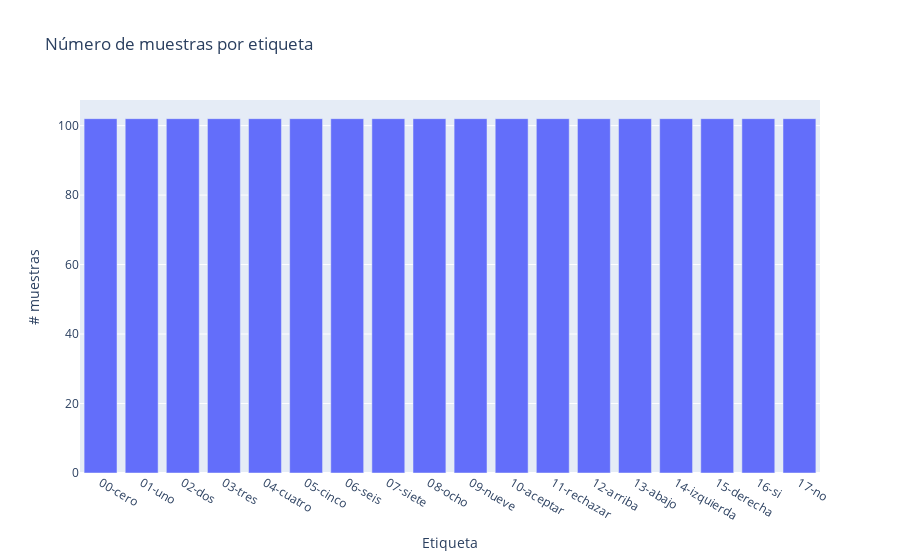

This figure's notebook cell:
### Markdown cell above
Por último, una vez tenemos estandarizados todos los audios, mostramos gráficamente un resumen de los datos que disponemos para el transfer learning.

### Code cell
data_df = pd.DataFrame(columns=["num_samples", "label"])
for etiqueta in etiquetas:
    waves = [i for i in os.listdir(os.path.join(MODIFIED_TL_PATH, etiqueta)) if i.endswith(".wav")]
    data_df = data_df.append({"num_samples": len(waves), "label": etiqueta}, ignore_index = True)

# Plot
fig = px.bar(data_df, x="label", y="num_samples", labels={"label": "Etiqueta", "num_samples": "# muestras"}, title="Número de muestras por etiqueta")
fig.show()

### Figure 1 — Plotly figure (JSON) as saved in the notebook; plotly's stock layout.template omitted (floating-point values rounded to 4 significant figures)
{"data": [{"alignmentgroup": "True", "hovertemplate": "Etiqueta=%{x}<br># muestras=%{y}<extra></extra>", "legendgroup": "", "marker": {"color": "#636efa", "pattern": {"shape": ""}}, "name": "", "offsetgroup": "", "orientation": "v", "showlegend": false, "textposition": "auto", "type": "bar", "x": ["00-cero", "01-uno", "02-dos", "03-tres", "04-cuatro", "05-cinco", "06-seis", "07-siete", "08-ocho", "09-nueve", "10-aceptar", "11-rechazar", "12-arriba", "13-abajo", "14-izquierda", "15-derecha", "16-si", "17-no"], "xaxis": "x", "y": [102, 102, 102, 102, 102, 102, 102, 102, 102, 102, 102, 102, 102, 102, 102, 102, 102, 102], "yaxis": "y"}], "layout": {"barmode": "relative", "legend": {"tracegroupgap": 0}, "title": {"text": "Número de muestras por etiqueta"}, "xaxis": {"anchor": "y", "domain": [0, 1], "title": {"text": "Etiqueta"}}, "yaxis": {"anchor": "x", "domain": [0, 1], "title": {"text": "# muestras"}}}}
